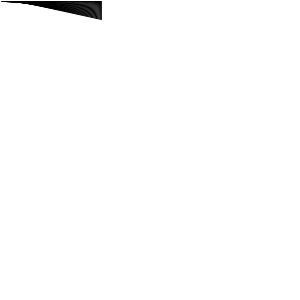
Frame 1 (no input)
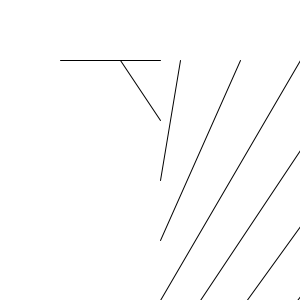
Frame 60 (the mouse pressed at the canvas centre just before this capture)
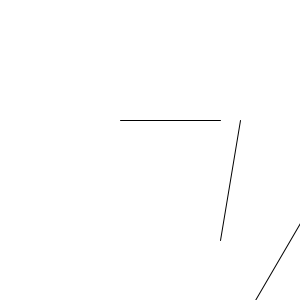
Frame 120 (the mouse held since frame 60 and released just before this capture)

The Processing sketch that drew these frames (run headless with seeded random() and noise(); from frame 60 on, the mouse is pressed at the canvas centre):

// Processing sketch: processing_51220
// ── processing_51220.pde

int x=1;
int y=1;

void setup() {
size(300,300);
smooth();
frameRate(100);
}

void draw() {
  background(255);
  for (int i=1;i<20;i++){
line(x*i,y,x+100,y*i);
  }
  x+=1;
  y+=1;
  
  if (x>200){
   x=0;
  y=0; 
    
  }
}

                
                                
